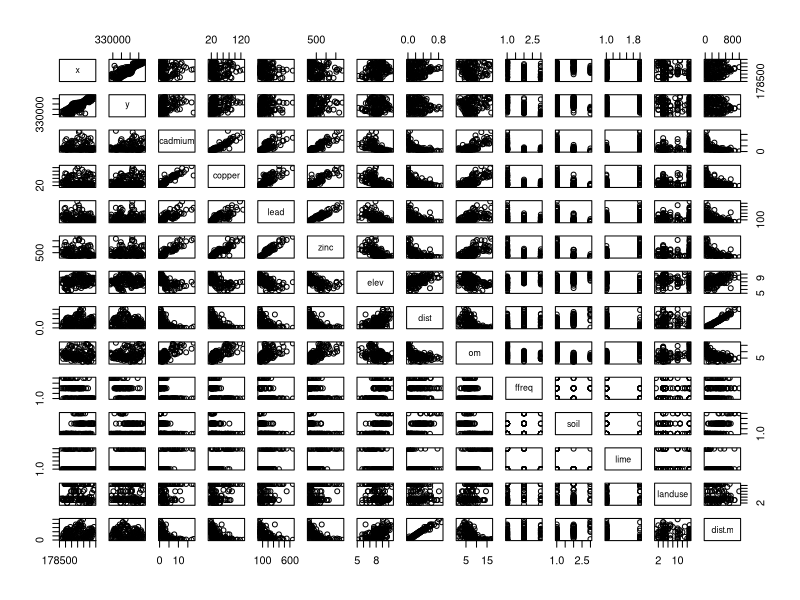
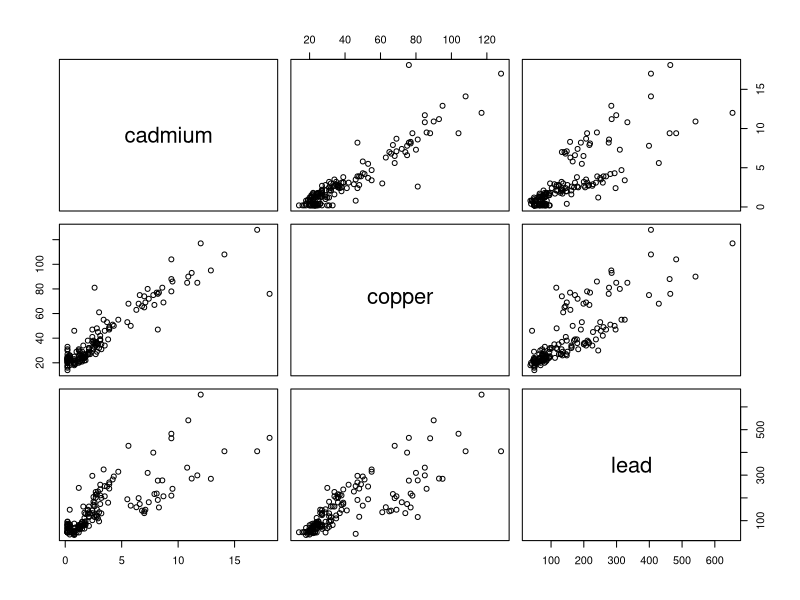
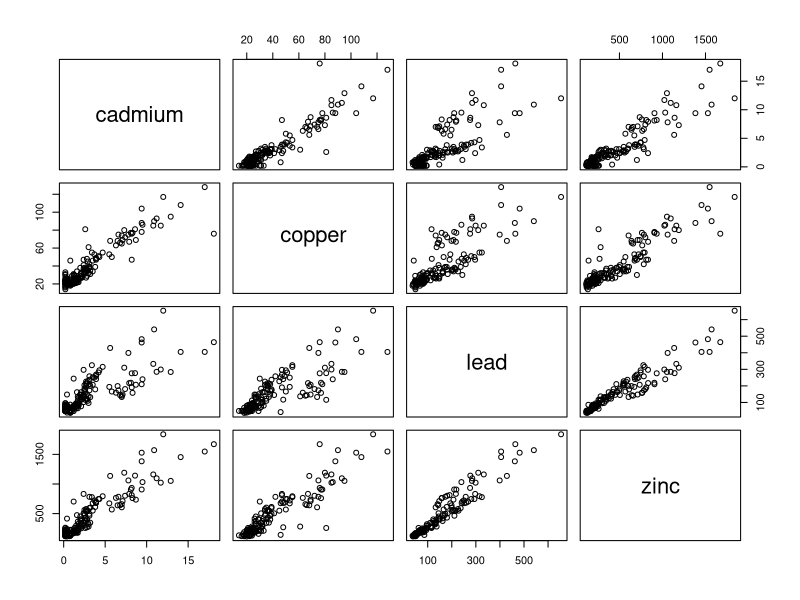
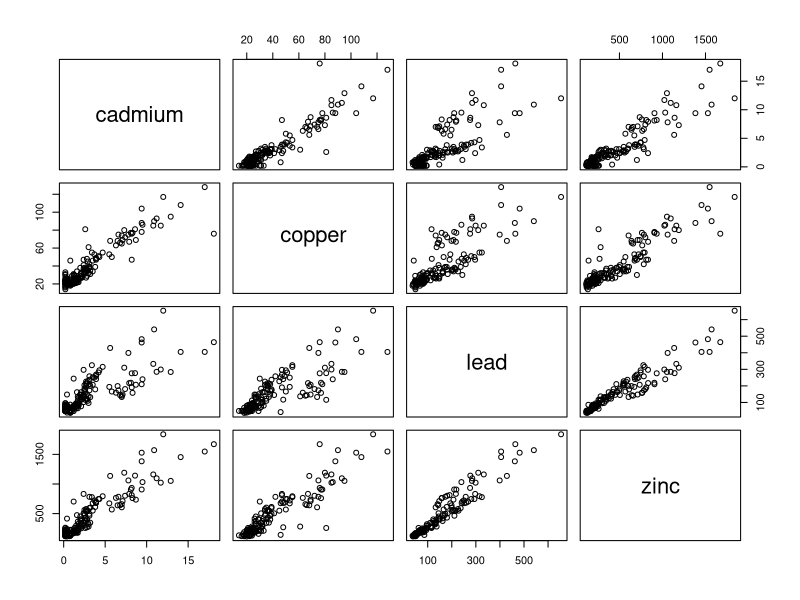
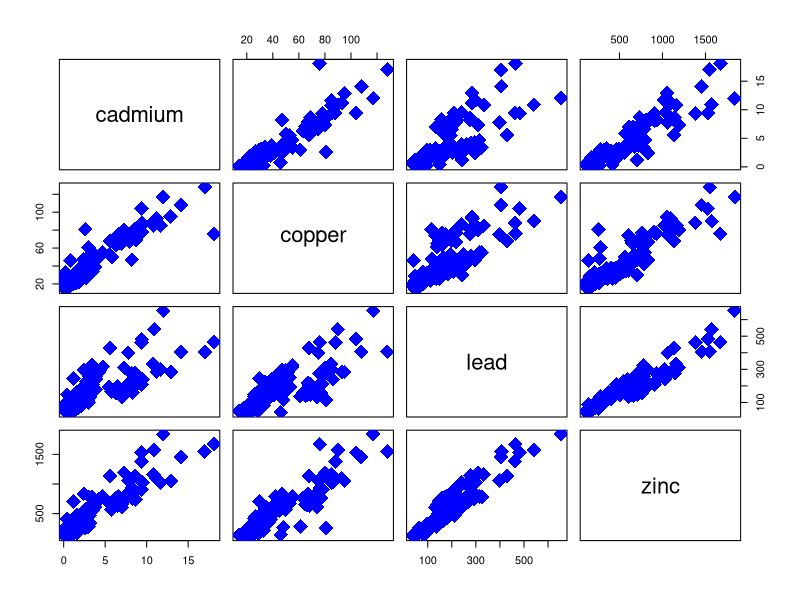
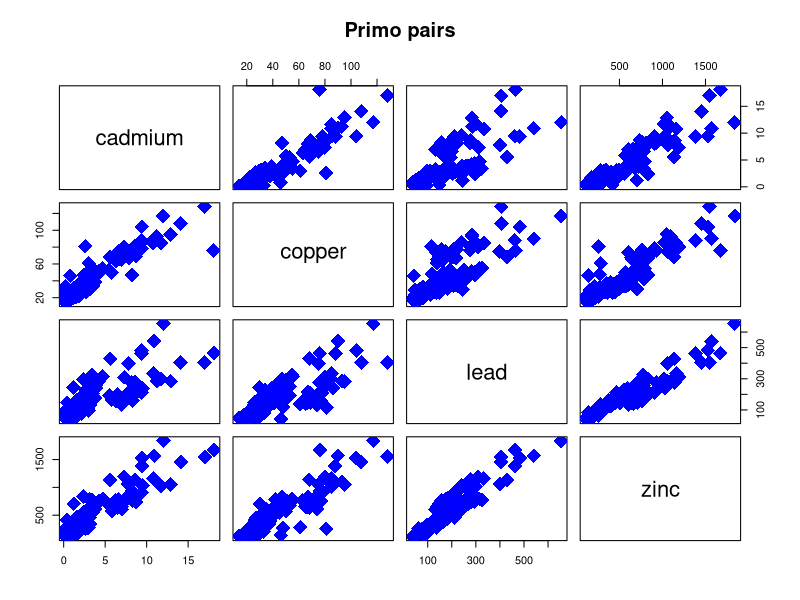
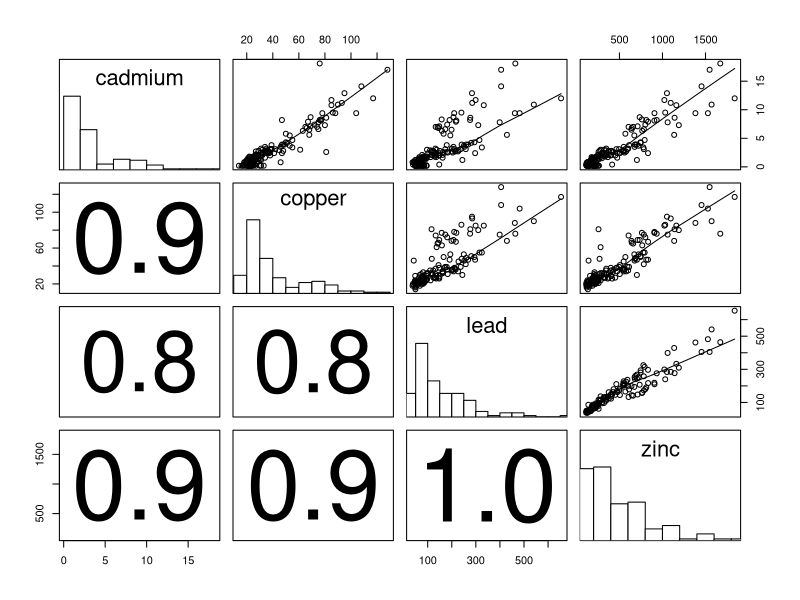
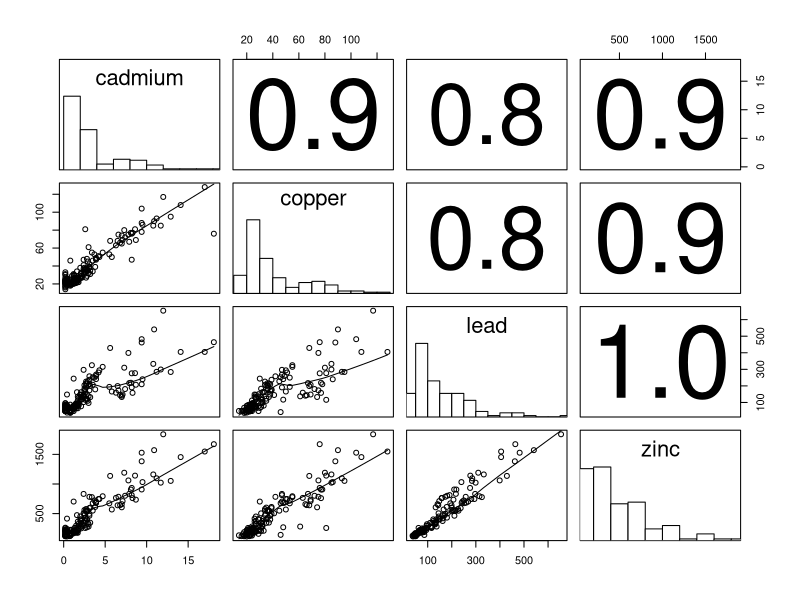

These figures' R source, in order:
# 1. R_code_first.r - Primo codice R Ecologia del Paesaggio

# libraries: "install.packages()" per scaricare libraries che posso poi richiamare con comando "library()" [si può anche usare "require()]
install.packages("sp")  
library(sp)             

# dataset e funzioni associate
data("meuse")  # richiamo dataset "meuse" (dati su presenza metalli pesanti nel terreno), inserito nella libreria "sp"
meuse          # visualizzare dati  
head(meuse)    # prime 6 righe del dataset 
names(meuse)   # nomi variabili (colonne del dataset)
summary(meuse) # riporta statistiche di base per le variabili del dataset

# grafici: "pairs()" per creare grafici a coppie tra variabili di un dataset
pairs(meuse)                                    # grafici a coppie tra tutte le variabili
pairs(~cadmium + copper + lead, data = meuse)   # grafici a coppie tra le variabili indicate

# esercizio: pairs() quattro variabili [cadmium, copper, lead, zinc]
pairs(~cadmium+copper+lead+zinc,data=meuse)

# [,x:y] per selezionare subset composto da righe selezionate (3, 4, 5, 6 -> cadmium, copper, lead, zinc) 
pairs(meuse[,3:6])

# visualizzazione: scelgo colori["col="], simboli["pch="] e dimensioni["cex="] => per simboli pch=n con 1<n<25 (ad ogni numero un diverso simbolo)
pairs(meuse[,3:6],col="blue",pch=18,cex=3)

# "main=" per dare titolo al grafico
pairs(meuse[,3:6],col="blue",pch=18,cex=3,main="Primo pairs")

# prendere funzioni esterne => "panel.correlations" indica coefficiente di correlazione tra variabili
panel.correlations<-function(x,y,digits=1,prefix="",cex.cor)
{
  usr <- par("usr"); on.exit(par(usr))
  par(usr = c(0, 1, 0, 1))
  r1=cor(x,y,use="pairwise.complete.obs")
  r <- abs(cor(x, y,use="pairwise.complete.obs"))
  txt <- format(c(r1, 0.123456789), digits=digits)[1]
  txt <- paste(prefix, txt, sep="")
  if(missing(cex.cor)) cex <- 0.9/strwidth(txt)
  text(0.5, 0.5, txt, cex = cex * r)
}

# "panel.smoothing" -> fa una specie di regressione tra variabili
panel.smoothing <- function (x, y, col = par("col"), bg = NA, pch = par("pch"),
                             cex = 1, col.smooth = "red", span = 2/3, iter = 3, ...)
{
  points(x, y, pch = pch, col = col, bg = bg, cex = cex)
  ok <- is.finite(x) & is.finite(y)
  if (any(ok))
    lines(stats::lowess(x[ok], y[ok], f = span, iter = iter),
          col = 1, ...)
}

# "panel.histograms" -> crea istogramma di una variabile
panel.histograms <- function(x, ...)
{
  usr <- par("usr"); on.exit(par(usr))
  par(usr = c(usr[1:2], 0, 1.5) )
  h <- hist(x, plot = FALSE)
  breaks <- h$breaks; nB <- length(breaks)
  y <- h$counts; y <- y/max(y)
  rect(breaks[-nB], 0, breaks[-1], y, col="white", ...)
}

# uso funzioni precedentemente create per costruire grafici a coppie fra le quattro variabili selezionate, in cui vengono mostrati anche coefficienti di correlazione tra le variabili 
# lower.panel -> parte sopra la diagonale
# upper.panel -> parte sotto la diagonale
# diag.panel  -> diagonale
pairs(meuse[,3:6],lower.panel=panel.correlations,upper.panel=panel.smoothing,diag.panel=panel.histograms)

# esercizio: invertire posto rispetto alla diagonale di correlazione e interpolazione
pairs(meuse[,3:6],lower.panel=panel.smoothing,upper.panel=panel.correlations,diag.panel=panel.histograms)
